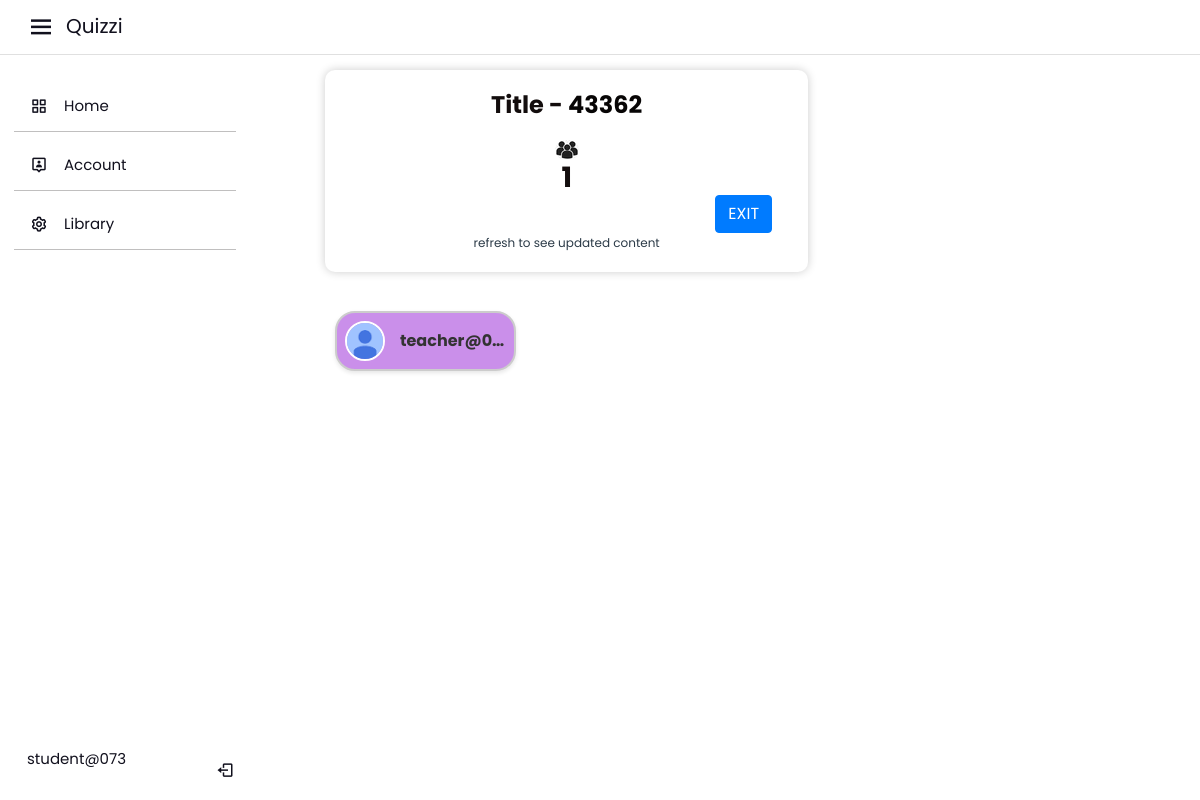
The page /start_live_quiz/1 (signed in) on the database its author committed.
### quiz/models.py (models this page shows)
class User(db.Model, UserMixin):
    id = db.Column(db.Integer, primary_key=True)
    username = db.Column(db.String(20), unique=True, nullable=False)
    email = db.Column(db.String(120), unique=True, nullable=False)
    password = db.Column(db.String(60), nullable=False)
    role = db.Column(db.String(7), nullable=False)
    classes_enrolled = db.relationship('Class', backref='students', lazy='dynamic', cascade="all, delete-orphan")
    quizzes = db.relationship('Quiz', backref='user', lazy=True, cascade="all, delete-orphan")
    assignments = db.relationship('Assignment', backref='user', lazy=True, cascade="all, delete-orphan")

class Quiz(db.Model):
    id = db.Column(db.Integer, primary_key=True)
    class_id = db.Column(db.Integer, db.ForeignKey('class.id'))
    quiz_code = db.Column(db.String(5), nullable=False, unique=True)
    title = db.Column(db.String(100), nullable=False)
    timer = db.Column(db.Integer)
    creator_id = db.Column(db.Integer, db.ForeignKey('user.id'), nullable=False)
    datetime = db.Column(db.DateTime, nullable=False)
    questions = db.relationship('Question', backref='quiz', lazy=True, cascade='all, delete-orphan')
    prompt_uploaded = db.relationship('PromptQuiz', backref='quiz', lazy=True, cascade='all, delete-orphan')

### quiz/quiz/routes.py (the view)
@app.route('/start_live_quiz/<int:quiz_id>', methods=['GET','POST'])
def start_live_quiz(quiz_id):
    quiz = Quiz.query.get_or_404(quiz_id)
    session['quiz_id'] = quiz.id
    students_in_quiz  = [student for student in student_details if student['quiz_id'] == quiz_id]
    image_file = url_for('static', filename='profiles/' + 'participant.png')
    participants = len(students_in_quiz)
    return render_template('startlivequiz.html',image_file=image_file,livequiz=quiz,quiztitle=quiz.title,students_in_quiz=students_in_quiz, participants=participants, current_user=current_user)

### quiz/models.py (called while the page is built)
@login_manager.user_loader
def load_user(user_id):
    return User.query.get(int(user_id))

### quiz/templates/startlivequiz.html (shortened to what this page needs)
{% extends "layout.html" %}
{% block content %}
<div class="quiz-room">
    <h1>{{ quiztitle }} - <p name="quiz_code" style="display: inline;">{{ livequiz.quiz_code }}</p></h1>
    <img src="{{url_for('static', filename='participants.png')}}" style="border-radius: 30px;">
<div id="participant_count"><h4 >{{participants}}</h4></div>
<a href="{{url_for('exit_quiz')}}" class="btn btn-primary" id="exitquiz">EXIT</a> <br>
<small>refresh to see updated content</small>
</div>
<div >
</div>
<fieldset class="participants">
    {% for student in students_in_quiz %}
<div class="participant-container">
    <img class="participant-image" src="{{image_file}}" alt="Participant Image">
    <div class="participant-name">{{ student['username'] }}</div>
</div>
{% endfor %}
</fieldset>
{% endblock content %}

### quiz/templates/layout.html (shortened to what this page needs)
<!DOCTYPE html>
<html lang="en">
<head>
   <link rel='stylesheet' href='https://unpkg.com/boxicons@2.1.4/css/boxicons.min.css'>
   <link rel="stylesheet" href="https://cdn.jsdelivr.net/npm/bootstrap@4.3.1/dist/css/bootstrap.min.css">
   <link rel="stylesheet" type="text/css" href="{{ url_for('static', filename='style.css')}}">
   <link rel="stylesheet" type="text/css" href="{{ url_for('static', filename='style2.css')}}">
</head>
<body>
  <nav class="navbar navbar-expand-lg navbar-light custom-light" id="navbar">
    {% if current_user.is_authenticated %}
    <i class='bx bx-menu' id="btn" style="font-size: 30px; padding: 10px; color: #11101d;"></i>
    <div class="logo_name"><a  href="{{url_for('home')}}" style=" font-size: 20px; color: #11101d;">Quizzi</a></div>
        <div class="collapse navbar-collapse" id="navbarSupportedContent">
          <ul class="navbar-nav mr-auto">
            <li >
              </li>
        </nav>
<div class="sidebar open">
  <ul class="nav-list">
    <li>
      <a href="{{ url_for('home') }}">
        <i class='bx bx-grid-alt'></i>
        <span class="links_name">Home</span>
    </a>
    </li>
    <li>
      <a href="{{ url_for('account') }}">
        <i class='bx bx-user-pin'></i>
        <span class="links_name">Account</span>
      </a>
    </li>
    <li>
      <a href="{{url_for('library')}}">
        <i class='bx bx-cog'></i>
        <span class="links_name">Library</span>
      </a>
    </li>
    <li class="profile">
      <div class="profile-details">
        <div class="name_job">
          <div class="name">{{ current_user.username}}</div>
        </div>
      </div>
      <a  href="{{ url_for('logout') }}"><i class='bx bx-log-out' id="log_out"></i></a>
    </li>
  </ul>
</div>
            {% else %}
    <div class="logo_name"><a  href="{{url_for('login')}}">Quizzi</a></div>
    </div>
          </ul>
</nav>
{% endif %}
<section class="home-section">
  <div class="space"></div>
  <main role="main" id="layout" class="container" style="max-width: 100%;">
    <div class="row">
      <div class="col-md-8">
        {% block content %}{% endblock %}
        </div>
        </div>
        </main>
</section>
</body>
</html>

### quiz/static/style.css (style rules this page uses)
* { box-sizing: border-box; font-family: "Poppins", sans-serif; }
.navbar { background-color: #f8f5f5; }
#navbar { background-color: #ffffff; color: white; }
h1, h2, h3, h4, h5, h6 { color: #130d0d; line-height: 1.25; font-size: 28px; font-weight: bold; margin: 0; }
p { color: #070505; }
body { background-color: #fff; padding: 0; margin-top: 20px; }
.participants { display: inline; margin-left: 70px; max-width: 30%; border-radius: 10px ; }
.quiz-room { text-align: center; margin: 20px auto; left: 10px; padding: 20px; background-color: #fff; border-radius: 10px; box-shadow: 0 0 10px rgba(0, 0, 0, 0.2); max-width: 80%; }
h1 { font-size: 24px; margin-bottom: 20px; }
.participant-container { margin-bottom: 2px; display: flex; align-items: center; padding: 8px; background-color: #ca8fea; border: 2px solid #ccc; border-radius: 20px; box-shadow: 0 2px 4px rgba(0, 0, 0, 0.1); }
.participant-image { width: 40px; height: 40px; border-radius: 50%; margin-right: 15px; border: 2px solid #fff; }
.participant-name { white-space: nowrap; overflow: hidden; text-overflow: ellipsis; font-size: 16px; font-weight: bold; color: #333; }
#exitquiz { margin-left: 80%; }

### quiz/static/style2.css (style rules this page uses)
* { margin: 0; padding: 0; box-sizing: border-box; font-family: "Poppins", sans-serif; }
.sidebar { position: fixed; left: 0; top: 0; height: 100%; width: 78px; background: #fff; padding: 6px 14px; z-index: 99; transition: all 0.5s ease; }
.sidebar.open { width: 250px; }
.sidebar i { color:#11101d; height: 60px; min-width: 50px; font-size: 28px; text-align: center; line-height: 60px; }
.sidebar .nav-list { margin-top: 20px; height: 100%; }
.sidebar li { position: relative; margin: 8px 0; list-style: none; border-bottom: 1px solid rgb(192, 191, 191); }
.sidebar li:last-child { border-bottom: none; }
.sidebar li a { color: #11101d; display: flex; height: 100%; width: 100%; border-radius: 12px; align-items: center; text-decoration: none; transition: all 0.4s ease; background: #fff; }
.sidebar li a .links_name { color:#11101d; font-size: 15px; font-weight: 400; white-space: nowrap; opacity: 0; pointer-events: none; transition: 0.4s; }
.sidebar.open li a .links_name { opacity: 1; pointer-events: auto; }
.sidebar li i { height: 50px; line-height: 50px; font-size: 18px; border-radius: 12px; }
.sidebar li.profile { position: fixed; height: 60px; width: 78px; left: 0; bottom: -8px; padding: 10px 14px; background: #fff; transition: all 0.5s ease; overflow: hidden; }
.sidebar.open li.profile { width: 250px; }
.sidebar li .profile-details { display: flex; align-items: center; flex-wrap: nowrap; }
.sidebar li.profile .name, .sidebar li.profile .job { font-size: 15px; font-weight: 400; padding-left: 13px; color:#11101d; white-space: nowrap; }
.sidebar .profile #log_out { position: absolute; top: 50%; right: 0; transform: translateY(-50%); background: #ffffff; height: 60px; line-height: 60px; border-radius: 0px; transition: all 0.5s ease; }
.sidebar.open .profile #log_out { width: 50px; background: none; }
.home-section { position: relative; min-height: 100vh; top: 0; left: 78px; width: calc(100% - 78px); transition: all 0.5s ease; }
.sidebar.open ~ .home-section { left: 250px; width: calc(100% - 250px); }

### quiz/templates/layout.html (style rules this page uses)
body { color: #2b3a47; line-height: 1.25; font-size: 15px; font-weight: bold; margin: 0; }
.navbar { background:#ffffff; color: white ; height: 55px; -webkit-font-smoothing: antialiased; text-size-adjust: 100%; font-weight: 400; -webkit-tap-highlight-color: transparent; border-bottom: 0.0625rem solid #e0e0e0; line-height: 1.7em; position: fixed; top: 0; width: 100%; z-index: 986; }
.sidebar { margin-top: 55px; }
.space { height: 50px; background: transparent; width: 20px; }
a { color: #11101d; }

### rows shown on the page
User: username "student@073"
Quiz: title "Title", quiz_code "43362"

### other values the page prints
{{ participants }} "1"
{{ student['username'] }} "teacher@0…"
